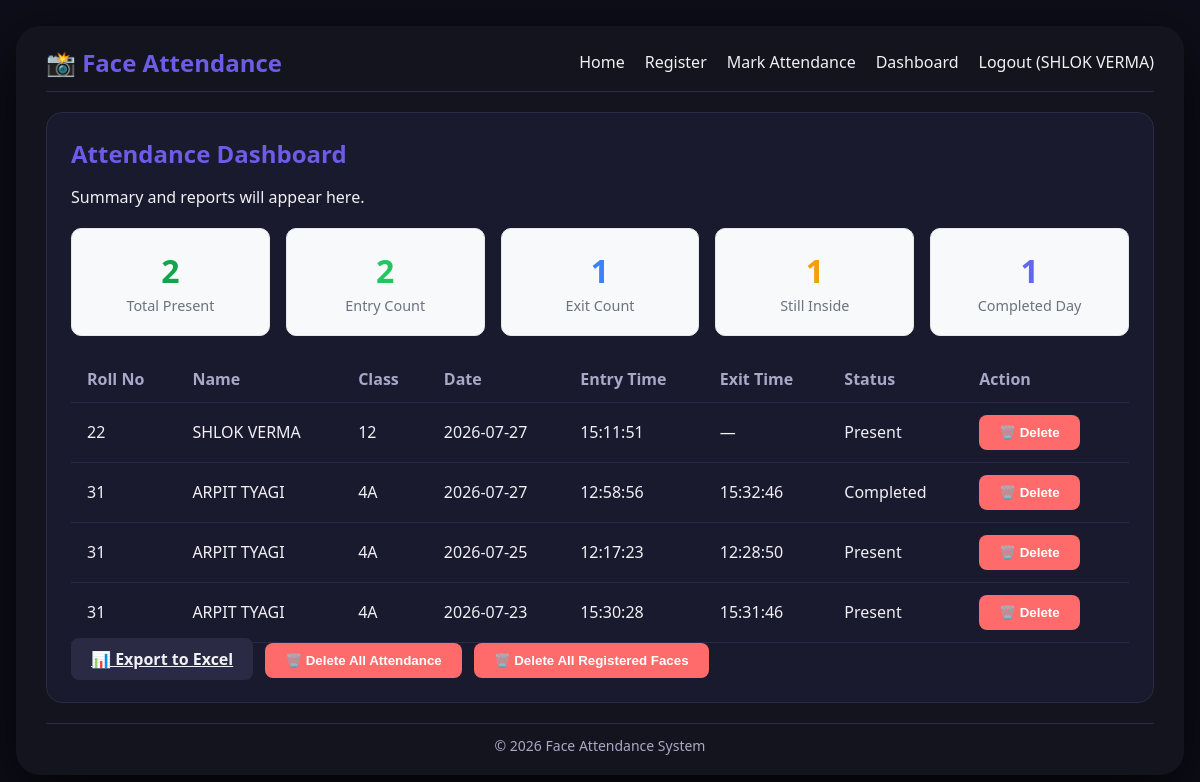
Page /dashboard (signed in) on the committed database.
### tables this page shows
CREATE TABLE students (
        id INTEGER PRIMARY KEY AUTOINCREMENT,
        name TEXT NOT NULL,
        roll_no TEXT UNIQUE NOT NULL,
        class TEXT NOT NULL,
        face_encoding BLOB NOT NULL
    );

CREATE TABLE attendance (
        id INTEGER PRIMARY KEY AUTOINCREMENT,
        student_id INTEGER NOT NULL,
        date DATE NOT NULL,
        entry_time TIME,
        exit_time TIME,
        status TEXT DEFAULT 'Present'
    );

### app.py (the view)
@app.route('/dashboard')
@login_required
def dashboard():
    conn = sqlite3.connect('database.db', timeout=10)
    c = conn.cursor()
    query = """
        SELECT attendance.id, students.name, students.roll_no, students.class,
               attendance.date, attendance.entry_time, attendance.exit_time, attendance.status
        FROM attendance
        JOIN students ON attendance.student_id = students.id
        ORDER BY attendance.date DESC, attendance.entry_time DESC
    """
    c.execute(query)
    records = c.fetchall()
    today = datetime.now().strftime('%Y-%m-%d')
    c.execute(
        'SELECT COUNT(DISTINCT student_id) FROM attendance WHERE date = ? AND entry_time IS NOT NULL',
        (today,)
    )
    total_present = c.fetchone()[0]
    c.execute(
        'SELECT COUNT(*) FROM attendance WHERE date = ? AND entry_time IS NOT NULL',
        (today,)
    )
    entry_count = c.fetchone()[0]
    c.execute(
        'SELECT COUNT(*) FROM attendance WHERE date = ? AND exit_time IS NOT NULL',
        (today,)
    )
    exit_count = c.fetchone()[0]
    c.execute(
        'SELECT COUNT(*) FROM attendance WHERE date = ? AND entry_time IS NOT NULL AND exit_time IS NULL',
        (today,)
    )
    still_inside = c.fetchone()[0]
    c.execute(
        'SELECT COUNT(*) FROM attendance WHERE date = ? AND entry_time IS NOT NULL AND exit_time IS NOT NULL',
        (today,)
    )
    completed_day = c.fetchone()[0]
    conn.close()
    stats = {
        'total_present': total_present,
        'entry_count': entry_count,
        'exit_count': exit_count,
        'still_inside': still_inside,
        'completed_day': completed_day,
    }
    return render_template('dashboard.html', records=records, stats=stats)

### app.py (called while the page is built)
def login_required(f):
    @wraps(f)
    def decorated(*args, **kwargs):
        if not session.get('logged_in'):
            return redirect(url_for('login'))
        return f(*args, **kwargs)
    return decorated

### templates/dashboard.html (shortened to what this page needs)
{% extends "base.html" %}
{% block content %}
<div class="card">
    <h2>Attendance Dashboard</h2>
    <p>Summary and reports will appear here.</p>
    <div class="stats-grid">
        <div class="stat-card stat-present">
            <h3>{{ stats.total_present }}</h3>
            <p>Total Present</p>
        </div>
        <div class="stat-card stat-entry">
            <h3>{{ stats.entry_count }}</h3>
            <p>Entry Count</p>
        </div>
        <div class="stat-card stat-exit">
            <h3>{{ stats.exit_count }}</h3>
            <p>Exit Count</p>
        </div>
        <div class="stat-card stat-inside">
            <h3>{{ stats.still_inside }}</h3>
            <p>Still Inside</p>
        </div>
        <div class="stat-card stat-completed">
            <h3>{{ stats.completed_day }}</h3>
            <p>Completed Day</p>
        </div>
    </div>
    <table>
        <thead>
            <tr>
                <th>Roll No</th>
                <th>Name</th>
                <th>Class</th>
                <th>Date</th>
                <th>Entry Time</th>
                <th>Exit Time</th>
                <th>Status</th>
                <th>Action</th>
            </tr>
        </thead>
        <tbody id="attendanceTableBody">
            {% if records %}
                {% for record in records %}
                <tr id="row-{{ record[0] }}">
                    <td>{{ record[2] }}</td>
                    <td>{{ record[1] }}</td>
                    <td>{{ record[3] }}</td>
                    <td>{{ record[4] }}</td>
                    <td>{{ record[5] if record[5] else '—' }}</td>
                    <td>{{ record[6] if record[6] else '—' }}</td>
                    <td>{{ record[7] }}</td>
                    <td>
                        <button class="btn danger delete-btn" data-id="{{ record[0] }}">🗑️ Delete</button>
                    </td>
                </tr>
                {% endfor %}
            {% else %}
                <tr><td colspan="8">No data yet.</td></tr>
            {% endif %}
        </tbody>
    </table>
    <a href="{{ url_for('export_attendance') }}" class="btn secondary">📊 Export to Excel</a>
    <button id="deleteAllBtn" class="btn danger">🗑️ Delete All Attendance</button>
    <button id="deleteAllStudentsBtn" class="btn danger">🗑️ Delete All Registered Faces</button>
</div>
{% endblock %}

### templates/base.html (shortened to what this page needs)
<!DOCTYPE html>
<html lang="en">
<head>
    <link rel="stylesheet" href="{{ url_for('static', filename='style.css') }}" />
</head>
<body>
    <div id="main">
        <div id="header">
            <nav>
                <div class="logo">📸 Face Attendance</div>
                <ul>
                    <li><a href="{{ url_for('index') }}">Home</a></li>
                    <li><a href="{{ url_for('register') }}">Register</a></li>
                    <li><a href="{{ url_for('mark_attendance') }}">Mark Attendance</a></li>
                    <li><a href="{{ url_for('dashboard') }}">Dashboard</a></li>
                    {% if session.get('logged_in') %}
                    <li><a href="{{ url_for('logout') }}">Logout ({{ session.get('username') }})</a></li>
                    {% else %}
                    <li><a href="{{ url_for('login') }}">Login</a></li>
                    {% endif %}
                </ul>
            </nav>
        </div>
        <div id="content">
            {% block content %}{% endblock %}
        </div>
        <div id="footer">
            <p>&copy; 2026 Face Attendance System</p>
        </div>
    </div>
</body>
</html>

### static/style.css (style rules this page uses)
:root { --bg: #0e0e1a; --panel: #14141e; --card: #1a1a2e; --border: #2a2a44; --text: #f0f0f5; --muted: #a8a8c8; --accent: #6c5ce7; --green: #0d2a0; --red: #ff6b6b; }
* { box-sizing: border-box; margin: 0; padding: 0; }
body { font-family: 'Segoe UI', Roboto, sans-serif; background: var(--bg); color: var(--text); min-height: 100vh; display: flex; align-items: center; justify-content: center; padding: 16px; }
#main { width: 100%; max-width: 1200px; background: var(--panel); border-radius: 24px; padding: 20px 30px; box-shadow: 0 20px 60px rgba(0,0,0,0.8); }
#header nav { display: flex; justify-content: space-between; align-items: center; border-bottom: 1px solid var(--border); padding-bottom: 12px; margin-bottom: 20px; }
.logo { font-size: 24px; font-weight: 700; color: var(--accent); }
nav ul { list-style: none; display: flex; gap: 20px; }
nav ul li a { color: var(--text); text-decoration: none; font-weight: 500; transition: color 0.2s; }
#content { min-height: 400px; }
#footer { border-top: 1px solid var(--border); padding-top: 12px; margin-top: 20px; text-align: center; color: var(--muted); font-size: 14px; }
.card { background: var(--card); border: 1px solid var(--border); border-radius: 16px; padding: 24px; margin-bottom: 20px; }
.card h2 { margin-bottom: 16px; color: var(--accent); }
.btn { padding: 10px 20px; border: none; border-radius: 8px; font-weight: 600; cursor: pointer; transition: 0.2s; margin-right: 8px; }
.btn.secondary { background: var(--border); color: var(--text); }
.btn.danger { background: var(--red); color: #fff; }
table { width: 100%; border-collapse: collapse; margin-top: 16px; }
table th, table td { padding: 12px 16px; border-bottom: 1px solid var(--border); text-align: left; }
table th { color: var(--muted); font-weight: 600; }
.stats-grid { display: grid; grid-template-columns: repeat(auto-fit, minmax(140px, 1fr)); gap: 16px; margin: 20px 0; }
.stat-card { padding: 20px; border-radius: 10px; text-align: center; background: #f8f9fa; border: 1px solid #e5e7eb; }
.stat-card h3 { font-size: 2rem; margin: 0 0 4px 0; }
.stat-card p { margin: 0; color: #6b7280; font-size: 0.9rem; }
.stat-present h3 { color: #16a34a; }
.stat-entry h3 { color: #22c55e; }
.stat-exit h3 { color: #3b82f6; }
.stat-inside h3 { color: #f59e0b; }
.stat-completed h3 { color: #6366f1; }

### rows in the picture
students: get "SHLOK VERMA"
attendance: roll_no "22", name "SHLOK VERMA", class "12", date "2026-07-27", entry_time "15:11:51", record "—", status "Present"
attendance: roll_no "31", name "ARPIT TYAGI", class "4A", date "2026-07-27", entry_time "12:58:56", exit_time "15:32:46", status "Completed"
attendance: roll_no "31", name "ARPIT TYAGI", class "4A", date "2026-07-25", entry_time "12:17:23", exit_time "12:28:50", status "Present"
attendance: roll_no "31", name "ARPIT TYAGI", class "4A", date "2026-07-23", entry_time "15:30:28", exit_time "15:31:46", status "Present"

### other values in the picture
{{ stats.total_present }} "2"
{{ stats.entry_count }} "2"
{{ stats.exit_count }} "1"
{{ stats.still_inside }} "1"
{{ stats.completed_day }} "1"
